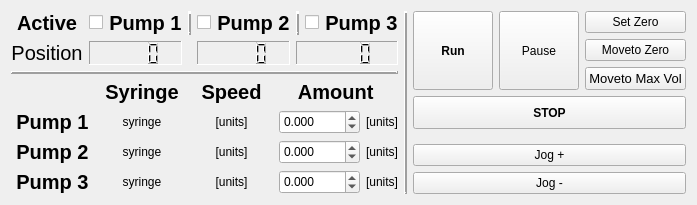
      <widget class="QWidget" name="control">
       <attribute name="title">
        <string>Syringe Control</string>
       </attribute>
       <layout class="QHBoxLayout" name="horizontalLayout_10">
        <item>
         <layout class="QHBoxLayout" name="horizontalLayout_3">
          <item>
           <layout class="QVBoxLayout" name="verticalLayout_9">
            <item>
             <layout class="QGridLayout" name="gridLayout_6">
              <item row="0" column="2">
               <widget class="Line" name="line_4">
                <property name="frameShadow">
                 <enum>QFrame::Raised</enum>
                </property>
                <property name="lineWidth">
                 <number>3</number>
                </property>
                <property name="orientation">
                 <enum>Qt::Vertical</enum>
                </property>
               </widget>
              </item>
              <item row="0" column="3">
               <layout class="QHBoxLayout" name="horizontalLayout_12">
                <item>
                 <widget class="QCheckBox" name="p2_activate_CHECKBOX">
                  <property name="sizePolicy">
                   <sizepolicy hsizetype="Maximum" vsizetype="Fixed">
                    <horstretch>0</horstretch>
                    <verstretch>0</verstretch>
                   </sizepolicy>
                  </property>
                  <property name="text">
                   <string/>
                  </property>
                 </widget>
                </item>
                <item>
                 <widget class="QLabel" name="label_6">
                  <property name="font">
                   <font>
                    <pointsize>15</pointsize>
                    <weight>75</weight>
                    <bold>true</bold>
                   </font>
                  </property>
                  <property name="text">
                   <string>Pump 2</string>
                  </property>
                  <property name="alignment">
                   <set>Qt::AlignCenter</set>
                  </property>
                 </widget>
                </item>
               </layout>
              </item>
              <item row="0" column="1">
               <layout class="QHBoxLayout" name="horizontalLayout_14">
                <item>
                 <widget class="QCheckBox" name="p1_activate_CHECKBOX">
                  <property name="sizePolicy">
                   <sizepolicy hsizetype="Maximum" vsizetype="Fixed">
                    <horstretch>0</horstretch>
                    <verstretch>0</verstretch>
                   </sizepolicy>
                  </property>
                  <property name="text">
                   <string/>
                  </property>
                 </widget>
                </item>
                <item>
                 <widget class="QLabel" name="label_8">
                  <property name="font">
                   <font>
                    <pointsize>15</pointsize>
                    <weight>75</weight>
                    <bold>true</bold>
                   </font>
                  </property>
                  <property name="text">
                   <string>Pump 1</string>
                  </property>
                  <property name="alignment">
                   <set>Qt::AlignCenter</set>
                  </property>
                 </widget>
                </item>
               </layout>
              </item>
              <item row="0" column="0">
               <widget class="QLabel" name="label">
                <property name="font">
                 <font>
                  <pointsize>15</pointsize>
                  <weight>75</weight>
                  <bold>true</bold>
                 </font>
                </property>
                <property name="text">
                 <string>Active</string>
                </property>
                <property name="alignment">
                 <set>Qt::AlignCenter</set>
                </property>
               </widget>
              </item>
              <item row="1" column="3">
               <widget class="QLCDNumber" name="p2_absolute_DISP">
                <property name="sizePolicy">
                 <sizepolicy hsizetype="Preferred" vsizetype="Preferred">
                  <horstretch>0</horstretch>
                  <verstretch>0</verstretch>
                 </sizepolicy>
                </property>
                <property name="frameShape">
                 <enum>QFrame::Panel</enum>
                </property>
                <property name="frameShadow">
                 <enum>QFrame::Sunken</enum>
                </property>
                <property name="digitCount">
                 <number>4</number>
                </property>
               </widget>
              </item>
              <item row="1" column="0">
               <widget class="QLabel" name="label_58">
                <property name="font">
                 <font>
                  <pointsize>15</pointsize>
                 </font>
                </property>
                <property name="text">
                 <string>Position</string>
                </property>
                <property name="alignment">
                 <set>Qt::AlignCenter</set>
                </property>
               </widget>
              </item>
              <item row="1" column="4">
               <widget class="QLCDNumber" name="p3_absolute_DISP">
                <property name="sizePolicy">
                 <sizepolicy hsizetype="Preferred" vsizetype="Preferred">
                  <horstretch>0</horstretch>
                  <verstretch>0</verstretch>
                 </sizepolicy>
                </property>
                <property name="frameShape">
                 <enum>QFrame::Panel</enum>
                </property>
                <property name="frameShadow">
                 <enum>QFrame::Sunken</enum>
                </property>
                <property name="digitCount">
                 <number>4</number>
                </property>
               </widget>
              </item>
              <item row="0" column="4">
               <layout class="QHBoxLayout" name="horizontalLayout_13">
                <item>
                 <widget class="Line" name="line_5">
                  <property name="frameShadow">
                   <enum>QFrame::Raised</enum>
                  </property>
                  <property name="lineWidth">
                   <number>3</number>
                  </property>
                  <property name="orientation">
                   <enum>Qt::Vertical</enum>
                  </property>
                 </widget>
                </item>
                <item>
                 <widget class="QCheckBox" name="p3_activate_CHECKBOX">
                  <property name="sizePolicy">
                   <sizepolicy hsizetype="Maximum" vsizetype="Fixed">
                    <horstretch>0</horstretch>
                    <verstretch>0</verstretch>
                   </sizepolicy>
                  </property>
                  <property name="text">
                   <string/>
                  </property>
                 </widget>
                </item>
                <item>
                 <widget class="QLabel" name="label_25">
                  <property name="font">
                   <font>
                    <pointsize>15</pointsize>
                    <weight>75</weight>
                    <bold>true</bold>
                   </font>
                  </property>
                  <property name="text">
                   <string>Pump 3</string>
                  </property>
                  <property name="alignment">
                   <set>Qt::AlignCenter</set>
                  </property>
                 </widget>
                </item>
               </layout>
              </item>
              <item row="1" column="1">
               <widget class="QLCDNumber" name="p1_absolute_DISP">
                <property name="sizePolicy">
                 <sizepolicy hsizetype="Preferred" vsizetype="Preferred">
                  <horstretch>0</horstretch>
                  <verstretch>0</verstretch>
                 </sizepolicy>
                </property>
                <property name="frameShape">
                 <enum>QFrame::Panel</enum>
                </property>
                <property name="frameShadow">
                 <enum>QFrame::Sunken</enum>
                </property>
                <property name="digitCount">
                 <number>4</number>
                </property>
               </widget>
              </item>
             </layout>
            </item>
            <item>
             <widget class="Line" name="line_3">
              <property name="frameShadow">
               <enum>QFrame::Raised</enum>
              </property>
              <property name="lineWidth">
               <number>2</number>
              </property>
              <property name="orientation">
               <enum>Qt::Horizontal</enum>
              </property>
             </widget>
            </item>
            <item>
             <layout class="QGridLayout" name="gridLayout_3">
              <item row="3" column="3">
               <layout class="QHBoxLayout" name="horizontalLayout_8">
                <item>
                 <layout class="QHBoxLayout" name="horizontalLayout_9">
                  <item>
                   <widget class="QDoubleSpinBox" name="p2_amount_INPUT">
                    <property name="sizePolicy">
                     <sizepolicy hsizetype="Preferred" vsizetype="Preferred">
                      <horstretch>0</horstretch>
                      <verstretch>0</verstretch>
                     </sizepolicy>
                    </property>
                    <property name="decimals">
                     <number>3</number>
                    </property>
                    <property name="minimum">
                     <double>-1000.000000000000000</double>
                    </property>
                    <property name="maximum">
                     <double>1000.000000000000000</double>
                    </property>
                   </widget>
                  </item>
                 </layout>
                </item>
                <item>
                 <widget class="QLabel" name="p2_units_LABEL_2">
                  <property name="text">
                   <string>[units]</string>
                  </property>
                  <property name="alignment">
                   <set>Qt::AlignCenter</set>
                  </property>
                 </widget>
                </item>
               </layout>
              </item>
              <item row="4" column="3">
               <layout class="QHBoxLayout" name="horizontalLayout_15">
                <item>
                 <layout class="QHBoxLayout" name="horizontalLayout_16">
                  <item>
                   <widget class="QDoubleSpinBox" name="p3_amount_INPUT">
                    <property name="sizePolicy">
                     <sizepolicy hsizetype="Preferred" vsizetype="Preferred">
                      <horstretch>0</horstretch>
                      <verstretch>0</verstretch>
                     </sizepolicy>
                    </property>
                    <property name="decimals">
                     <number>3</number>
                    </property>
                    <property name="minimum">
                     <double>-1000.000000000000000</double>
                    </property>
                    <property name="maximum">
                     <double>1000.000000000000000</double>
                    </property>
                   </widget>
                  </item>
                 </layout>
                </item>
                <item>
                 <widget class="QLabel" name="p3_units_LABEL_2">
                  <property name="text">
                   <string>[units]</string>
                  </property>
                  <property name="alignment">
                   <set>Qt::AlignCenter</set>
                  </property>
                 </widget>
                </item>
               </layout>
              </item>
              <item row="2" column="3">
               <layout class="QHBoxLayout" name="horizontalLayout">
                <item>
                 <layout class="QHBoxLayout" name="horizontalLayout_6">
                  <item>
                   <widget class="QDoubleSpinBox" name="p1_amount_INPUT">
                    <property name="sizePolicy">
                     <sizepolicy hsizetype="Preferred" vsizetype="Preferred">
                      <horstretch>0</horstretch>
                      <verstretch>0</verstretch>
                     </sizepolicy>
                    </property>
                    <property name="decimals">
                     <number>3</number>
                    </property>
                    <property name="minimum">
                     <double>-1000.000000000000000</double>
                    </property>
                    <property name="maximum">
                     <double>1000.000000000000000</double>
                    </property>
                   </widget>
                  </item>
                 </layout>
                </item>
                <item>
                 <widget class="QLabel" name="p1_units_LABEL_2">
                  <property name="text">
                   <string>[units]</string>
                  </property>
                  <property name="alignment">
                   <set>Qt::AlignCenter</set>
                  </property>
                 </widget>
                </item>
               </layout>
              </item>
              <item row="1" column="0">
               <widget class="QLabel" name="label_23">
                <property name="font">
                 <font>
                  <pointsize>15</pointsize>
                  <weight>75</weight>
                  <italic>false</italic>
                  <bold>true</bold>
                  <underline>false</underline>
                 </font>
                </property>
                <property name="text">
                 <string/>
                </property>
                <property name="alignment">
                 <set>Qt::AlignCenter</set>
                </property>
               </widget>
              </item>
              <item row="3" column="0">
               <widget class="QLabel" name="label_14">
                <property name="font">
                 <font>
                  <pointsize>15</pointsize>
                  <weight>75</weight>
                  <bold>true</bold>
                 </font>
                </property>
                <property name="text">
                 <string>Pump 2</string>
                </property>
                <property name="alignment">
                 <set>Qt::AlignCenter</set>
                </property>
               </widget>
              </item>
              <item row="4" column="0">
               <widget class="QLabel" name="label_15">
                <property name="font">
                 <font>
                  <pointsize>15</pointsize>
                  <weight>75</weight>
                  <bold>true</bold>
                 </font>
                </property>
                <property name="text">
                 <string>Pump 3</string>
                </property>
                <property name="alignment">
                 <set>Qt::AlignCenter</set>
                </property>
               </widget>
              </item>
              <item row="1" column="2">
               <widget class="QLabel" name="label_24">
                <property name="font">
                 <font>
                  <pointsize>15</pointsize>
                  <weight>75</weight>
                  <italic>false</italic>
                  <bold>true</bold>
                  <underline>false</underline>
                 </font>
                </property>
                <property name="text">
                 <string>Speed</string>
                </property>
                <property name="alignment">
                 <set>Qt::AlignCenter</set>
                </property>
               </widget>
              </item>
              <item row="2" column="2">
               <widget class="QLabel" name="p1_units_LABEL">
                <property name="text">
                 <string>[units]</string>
                </property>
                <property name="alignment">
                 <set>Qt::AlignCenter</set>
                </property>
               </widget>
              </item>
              <item row="4" column="1">
               <widget class="QLabel" name="p3_syringe_LABEL">
                <property name="text">
                 <string>syringe</string>
                </property>
                <property name="alignment">
                 <set>Qt::AlignCenter</set>
                </property>
               </widget>
              </item>
              <item row="3" column="2">
               <widget class="QLabel" name="p2_units_LABEL">
                <property name="text">
                 <string>[units]</string>
                </property>
                <property name="alignment">
                 <set>Qt::AlignCenter</set>
                </property>
               </widget>
              </item>
              <item row="2" column="0">
               <widget class="QLabel" name="label_13">
                <property name="font">
                 <font>
                  <pointsize>15</pointsize>
                  <weight>75</weight>
                  <bold>true</bold>
                 </font>
                </property>
                <property name="text">
                 <string>Pump 1</string>
                </property>
                <property name="alignment">
                 <set>Qt::AlignCenter</set>
                </property>
               </widget>
              </item>
              <item row="1" column="1">
               <widget class="QLabel" name="label_27">
                <property name="font">
                 <font>
                  <pointsize>15</pointsize>
                  <weight>75</weight>
                  <italic>false</italic>
                  <bold>true</bold>
                  <underline>false</underline>
                 </font>
                </property>
                <property name="text">
                 <string>Syringe</string>
                </property>
                <property name="alignment">
                 <set>Qt::AlignCenter</set>
                </property>
               </widget>
              </item>
              <item row="4" column="2">
               <widget class="QLabel" name="p3_units_LABEL">
                <property name="text">
                 <string>[units]</string>
                </property>
                <property name="alignment">
                 <set>Qt::AlignCenter</set>
                </property>
               </widget>
              </item>
              <item row="3" column="1">
               <widget class="QLabel" name="p2_syringe_LABEL">
                <property name="text">
                 <string>syringe</string>
                </property>
                <property name="alignment">
                 <set>Qt::AlignCenter</set>
                </property>
               </widget>
              </item>
              <item row="2" column="1">
               <widget class="QLabel" name="p1_syringe_LABEL">
                <property name="text">
                 <string>syringe</string>
                </property>
                <property name="alignment">
                 <set>Qt::AlignCenter</set>
                </property>
               </widget>
              </item>
              <item row="1" column="3">
               <widget class="QLabel" name="label_10">
                <property name="font">
                 <font>
                  <pointsize>15</pointsize>
                  <weight>75</weight>
                  <italic>false</italic>
                  <bold>true</bold>
                  <underline>false</underline>
                 </font>
                </property>
                <property name="toolTip">
                 <string>&lt;html&gt;&lt;head/&gt;&lt;body&gt;&lt;p&gt;The sign controls the direction:&lt;/p&gt;&lt;p&gt;+  --&amp;gt; flow into the syringe&lt;/p&gt;&lt;p&gt;-  --&amp;gt; flow out of syringe&lt;/p&gt;&lt;/body&gt;&lt;/html&gt;</string>
                </property>
                <property name="text">
                 <string>Amount </string>
                </property>
                <property name="alignment">
                 <set>Qt::AlignCenter</set>
                </property>
               </widget>
              </item>
             </layout>
            </item>
           </layout>
          </item>
          <item>
           <widget class="Line" name="line">
            <property name="sizePolicy">
             <sizepolicy hsizetype="Fixed" vsizetype="Preferred">
              <horstretch>0</horstretch>
              <verstretch>0</verstretch>
             </sizepolicy>
            </property>
            <property name="frameShadow">
             <enum>QFrame::Raised</enum>
            </property>
            <property name="lineWidth">
             <number>2</number>
            </property>
            <property name="orientation">
             <enum>Qt::Vertical</enum>
            </property>
           </widget>
          </item>
          <item>
           <layout class="QVBoxLayout" name="verticalLayout_2">
            <item>
             <layout class="QHBoxLayout" name="horizontalLayout_11">
              <item>
               <widget class="QPushButton" name="run_BTN">
                <property name="sizePolicy">
                 <sizepolicy hsizetype="Preferred" vsizetype="Preferred">
                  <horstretch>0</horstretch>
                  <verstretch>0</verstretch>
                 </sizepolicy>
                </property>
                <property name="font">
                 <font>
                  <weight>75</weight>
                  <bold>true</bold>
                 </font>
                </property>
                <property name="text">
                 <string>Run</string>
                </property>
               </widget>
              </item>
              <item>
               <widget class="QPushButton" name="pause_BTN">
                <property name="sizePolicy">
                 <sizepolicy hsizetype="Preferred" vsizetype="Preferred">
                  <horstretch>0</horstretch>
                  <verstretch>0</verstretch>
                 </sizepolicy>
                </property>
                <property name="text">
                 <string>Pause</string>
                </property>
               </widget>
              </item>
              <item>
               <layout class="QVBoxLayout" name="verticalLayout_27">
                <item>
                 <widget class="QPushButton" name="setzero_BTN">
                  <property name="sizePolicy">
                   <sizepolicy hsizetype="Preferred" vsizetype="Preferred">
                    <horstretch>0</horstretch>
                    <verstretch>0</verstretch>
                   </sizepolicy>
                  </property>
                  <property name="text">
                   <string>Set Zero</string>
                  </property>
                 </widget>
                </item>
                <item>
                 <widget class="QPushButton" name="mv2zero_BTN">
                  <property name="sizePolicy">
                   <sizepolicy hsizetype="Preferred" vsizetype="Preferred">
                    <horstretch>0</horstretch>
                    <verstretch>0</verstretch>
                   </sizepolicy>
                  </property>
                  <property name="text">
                   <string>Moveto Zero</string>
                  </property>
                 </widget>
                </item>
                <item>
                 <widget class="QPushButton" name="mv2maxvol_BTN">
                  <property name="sizePolicy">
                   <sizepolicy hsizetype="Preferred" vsizetype="Preferred">
                    <horstretch>0</horstretch>
                    <verstretch>0</verstretch>
                   </sizepolicy>
                  </property>
                  <property name="font">
                   <font>
                    <pointsize>10</pointsize>
                   </font>
                  </property>
                  <property name="autoFillBackground">
                   <bool>false</bool>
                  </property>
                  <property name="text">
                   <string>Moveto Max Vol</string>
                  </property>
                  <property name="iconSize">
                   <size>
                    <width>12</width>
                    <height>16</height>
                   </size>
                  </property>
                 </widget>
                </item>
               </layout>
              </item>
             </layout>
            </item>
            <item>
             <widget class="QPushButton" name="stop_BTN">
              <property name="sizePolicy">
               <sizepolicy hsizetype="Preferred" vsizetype="Preferred">
                <horstretch>0</horstretch>
                <verstretch>0</verstretch>
               </sizepolicy>
              </property>
              <property name="font">
               <font>
                <weight>75</weight>
                <bold>true</bold>
               </font>
              </property>
              <property name="text">
               <string>STOP</string>
              </property>
             </widget>
            </item>
            <item>
             <widget class="Line" name="line_2">
              <property name="sizePolicy">
               <sizepolicy hsizetype="Fixed" vsizetype="Fixed">
                <horstretch>0</horstretch>
                <verstretch>0</verstretch>
               </sizepolicy>
              </property>
              <property name="frameShadow">
               <enum>QFrame::Raised</enum>
              </property>
              <property name="lineWidth">
               <number>2</number>
              </property>
              <property name="orientation">
               <enum>Qt::Horizontal</enum>
              </property>
             </widget>
            </item>
            <item>
             <layout class="QHBoxLayout" name="horizontalLayout_4">
              <item>
               <layout class="QVBoxLayout" name="verticalLayout_12">
                <item>
                 <widget class="QPushButton" name="jog_plus_BTN">
                  <property name="sizePolicy">
                   <sizepolicy hsizetype="Preferred" vsizetype="Preferred">
                    <horstretch>0</horstretch>
                    <verstretch>0</verstretch>
                   </sizepolicy>
                  </property>
                  <property name="text">
                   <string>Jog +</string>
                  </property>
                 </widget>
                </item>
                <item>
                 <widget class="QPushButton" name="jog_minus_BTN">
                  <property name="sizePolicy">
                   <sizepolicy hsizetype="Preferred" vsizetype="Preferred">
                    <horstretch>0</horstretch>
                    <verstretch>0</verstretch>
                   </sizepolicy>
                  </property>
                  <property name="text">
                   <string>Jog -</string>
                  </property>
                 </widget>
                </item>
               </layout>
              </item>
             </layout>
            </item>
           </layout>
          </item>
         </layout>
        </item>
       </layout>
      </widget>
